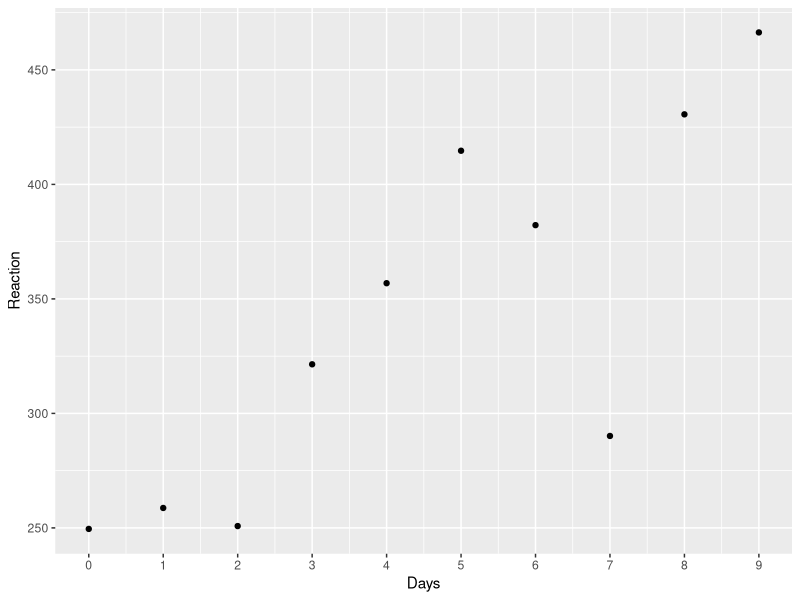
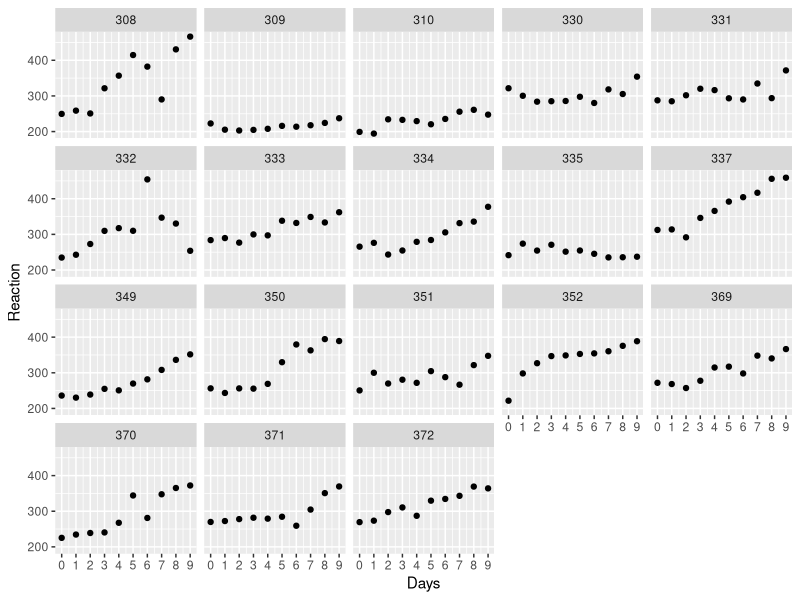
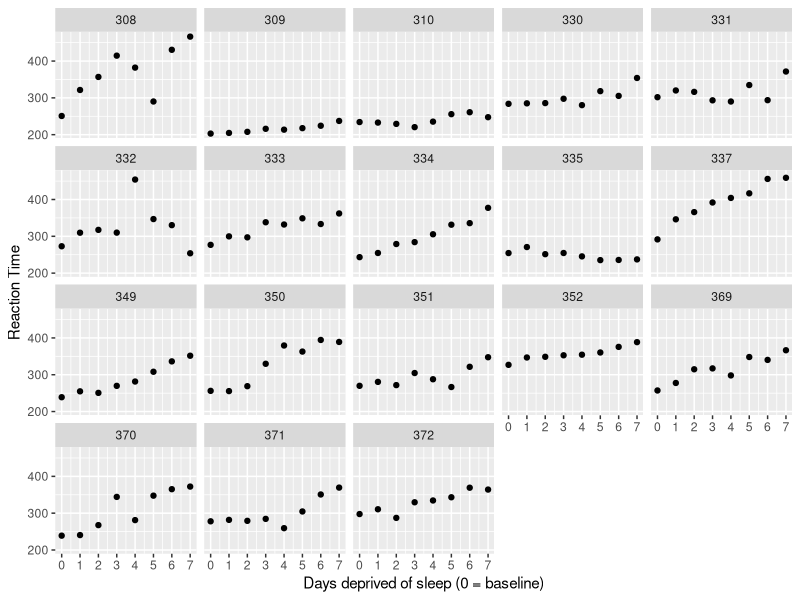
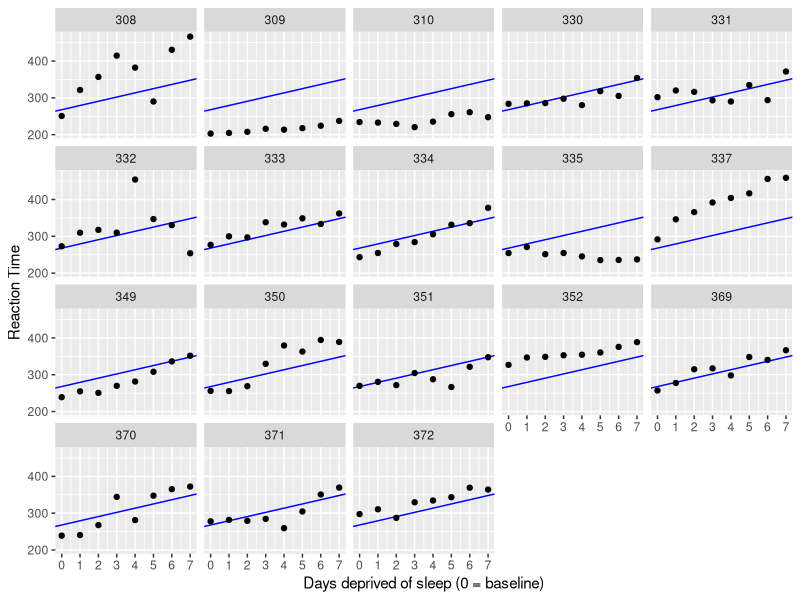
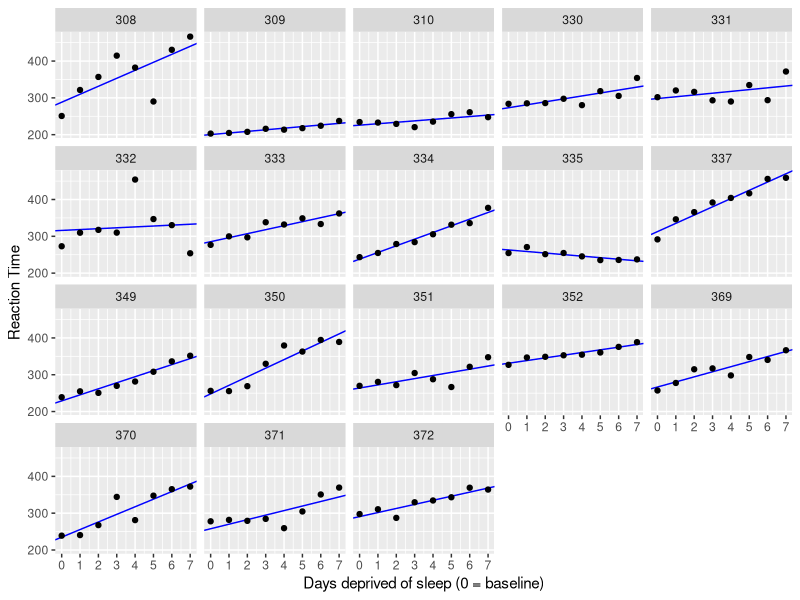
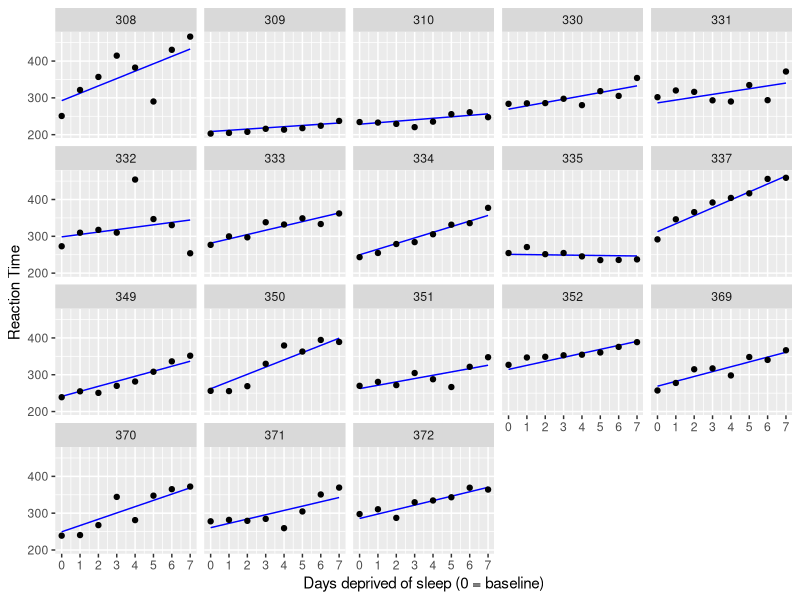
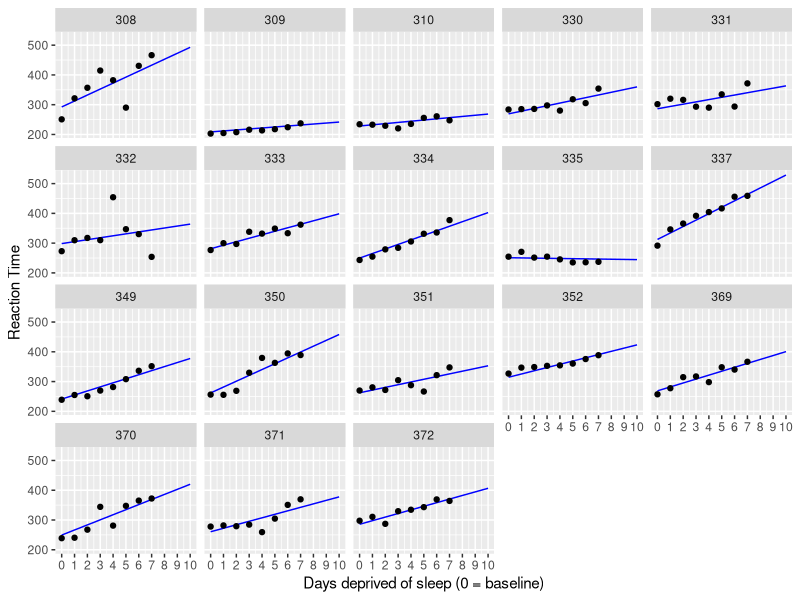

Here is the R script that generated these plots, in order:
# https://psyteachr.github.io/stat-models-v1/index.html


library("lme4")
library("tidyverse")

?sleepstudy

sleepstudy

just_308 <- sleepstudy %>%
  filter(Subject == "308")

ggplot(just_308, aes(x = Days, y = Reaction)) +
  geom_point() +
  scale_x_continuous(breaks = 0:9)


sleepstudy %>% ggplot(aes(x = Days, y = Reaction)) +
  geom_point() +
  facet_wrap(~ Subject) +
  scale_x_continuous(breaks = 0:9)

sleep2 <- sleepstudy %>% 
  mutate(days_deprived = Days - 2) %>% 
  filter(days_deprived >= 0)

ggplot(sleep2, aes(x = days_deprived, y = Reaction)) +
  geom_point() +
  scale_x_continuous(breaks = 0:7) +
  facet_wrap(~Subject) +
  labs(y = "Reaction Time", x = "Days deprived of sleep (0 = baseline)")

## Complete Pooling
cp_model <- lm(Reaction ~ days_deprived, sleep2)

summary(cp_model)

ggplot(sleep2, aes(x = days_deprived, y = Reaction)) +
  geom_abline(intercept = coef(cp_model)[1],
              slope = coef(cp_model)[2],
              color = 'blue') +
  geom_point() +
  scale_x_continuous(breaks = 0:7) +
  facet_wrap(~Subject) +
  labs(y = "Reaction Time", x = "Days deprived of sleep (0 = baseline)")

## No pooling
np_model <- lm(Reaction ~ days_deprived + Subject + days_deprived:Subject,
               data = sleep2)

summary(np_model)

all_intercepts <- c(coef(np_model)["(Intercept)"],
                    coef(np_model)[3:19] + coef(np_model)["(Intercept)"])

all_slopes  <- c(coef(np_model)["days_deprived"],
                 coef(np_model)[20:36] + coef(np_model)["days_deprived"])

ids <- sleep2 %>% pull(Subject) %>% levels() %>% factor()

# make a tibble with the data extracted above
np_coef <- tibble(Subject = ids,
                  intercept = all_intercepts,
                  slope = all_slopes)

np_coef

ggplot(sleep2, aes(x = days_deprived, y = Reaction)) +
  geom_abline(data = np_coef,
              mapping = aes(intercept = intercept,
                            slope = slope),
              color = 'blue') +
  geom_point() +
  scale_x_continuous(breaks = 0:7) +
  facet_wrap(~Subject) +
  labs(y = "Reaction Time", x = "Days deprived of sleep (0 = baseline)")

# If we want to test the null hypothesis that the fixed slope is zero, we could do using a one-sample test.

np_coef %>% pull(slope) %>% t.test()

## Partial pooling
pp_mod <- lmer(Reaction ~ days_deprived + (days_deprived | Subject), sleep2)

summary(pp_mod)

newdata <- crossing(
  Subject = sleep2 %>% pull(Subject) %>% levels() %>% factor(),
  days_deprived = 0:7)

head(newdata, 17)

newdata2 <- newdata %>%
  mutate(Reaction = predict(pp_mod, newdata))

ggplot(sleep2, aes(x = days_deprived, y = Reaction)) +
  geom_line(data = newdata2,
            color = 'blue') +
  geom_point() +
  scale_x_continuous(breaks = 0:7) +
  facet_wrap(~Subject) +
  labs(y = "Reaction Time", x = "Days deprived of sleep (0 = baseline)")

## FIXED EFFECTS

fixef(pp_mod)

# Std Errors
sqrt(diag(vcov(pp_mod)))
# vcov(pp_mod) %>% diag() %>% sqrt()

# OR, equivalently using pipes:

# t-values
tvals <- fixef(pp_mod) / sqrt(diag(vcov(pp_mod)))

tvals

# Associated p-values
2 * (1 - pnorm(abs(tvals)))

# Confidence intervals
confint(pp_mod)

## RANDOM EFFECTS
sigma(pp_mod) # residual

# variance-covariance matrix for random factor Subject
VarCorr(pp_mod)[["Subject"]] # equivalently: VarCorr(pp_mod)[[1]]

diag(VarCorr(pp_mod)[["Subject"]]) # just the variances

attr(VarCorr(pp_mod)[["Subject"]], "correlation")[1, 2] # the correlation

# directly compute correlation from variance-covariance matrix
mx <- VarCorr(pp_mod)[["Subject"]]

## if cov = rho * t00 * t11, then
## rho = cov / (t00 * t11).
mx[1, 2] / (sqrt(mx[1, 1]) * sqrt(mx[2, 2]))

ranef(pp_mod)[["Subject"]]

?`merMod-class`

mutate(sleep2,
       fit = fitted(pp_mod),
       resid = residuals(pp_mod)) %>%
  group_by(Subject) %>%
  slice(c(1,10)) %>%
  print(n = +Inf)

## create the table with new predictor values
ndat <- crossing(Subject = sleep2 %>% pull(Subject) %>% levels() %>% factor(),
                 days_deprived = 8:10) %>%
  mutate(Reaction = predict(pp_mod, newdata = .))

ggplot(sleep2, aes(x = days_deprived, y = Reaction)) +
  geom_line(data = bind_rows(newdata2, ndat),
            color = 'blue') +
  geom_point() +
  scale_x_continuous(breaks = 0:10) +
  facet_wrap(~Subject) +
  labs(y = "Reaction Time", x = "Days deprived of sleep (0 = baseline)")
